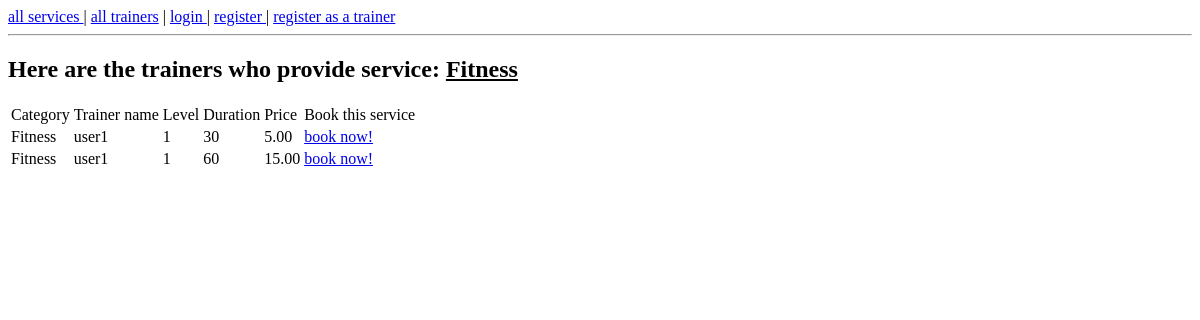
The page /trainer/category/1 on the database as committed earlier.
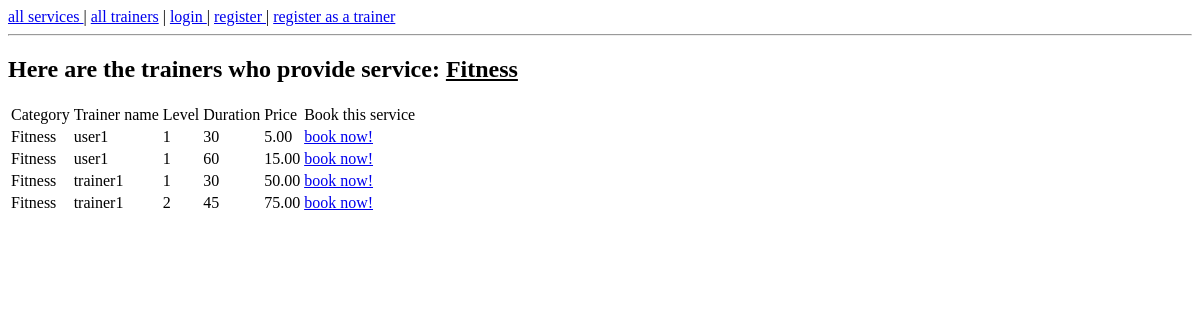
The same page on the database as committed later.
### trainer/models.py (models this page shows, shortened)
class Service(models.Model):
    category = models.ForeignKey(Category, on_delete=models.CASCADE)
    trainer = models.ForeignKey(User, on_delete=models.CASCADE)
    price = models.DecimalField(max_digits=5, decimal_places=2)
    level = models.IntegerField()
    duration = models.IntegerField()

class Category(models.Model):
    name = models.TextField()

### trainer/views.py (the view)
# urls.py: path('category/<category_id>', views.trainers_by_category, name='trainers_by_category'),
def trainers_by_category(request, category_id):
    trainers = trainer.models.Service.objects.filter(category=category_id).all()
    category = trainers[0].category.name
    return render(request, 'category.html', {'trainers':trainers, 'category':category})

### templates/category.html (shortened to what this page needs)
<!DOCTYPE html>
<html lang="en">
<head>
</head>
{% include 'menu.html' %}
<body>
{% if trainers %}
    <h2>Here are the trainers who provide service: <u>{{ category }}</u></h2>
      <table>
      <thead> <b>
       <td> Category </td>
       <td> Trainer name </td>
       <td> Level </td>
       <td> Duration </td>
       <td> Price </td>
       <td> Book this service</td>
            </b>
      </thead>
        {% for trainer in trainers %}
             <tr>
            <td>{{ trainer.category.name }}</td>
            <td>{{ trainer.trainer.username }}</td>
            <td>{{ trainer.level }}</td>
            <td>{{ trainer.duration }}</td>
            <td>{{ trainer.price }}</td>
            <td><a href="/trainer/{{ trainer.trainer.id }}/{{ trainer.id }}">book now! </a> </td>
             </tr>
        {% endfor %}
      </table>
{% else %}
    <h2>No trainers were found for service: <u>{{ category }}</u></h2>
{% endif %}
</body>
</html>

Rows that differ between the two databases and show on the page:
added Service: category.name "Fitness", trainer.username "trainer1", level "1", duration "30", price "50.00"
added Service: category.name "Fitness", trainer.username "trainer1", level "2", duration "45", price "75.00"
